Frame 1 (no input): blank canvas, image omitted
Frame 60 (no input): blank canvas, image omitted
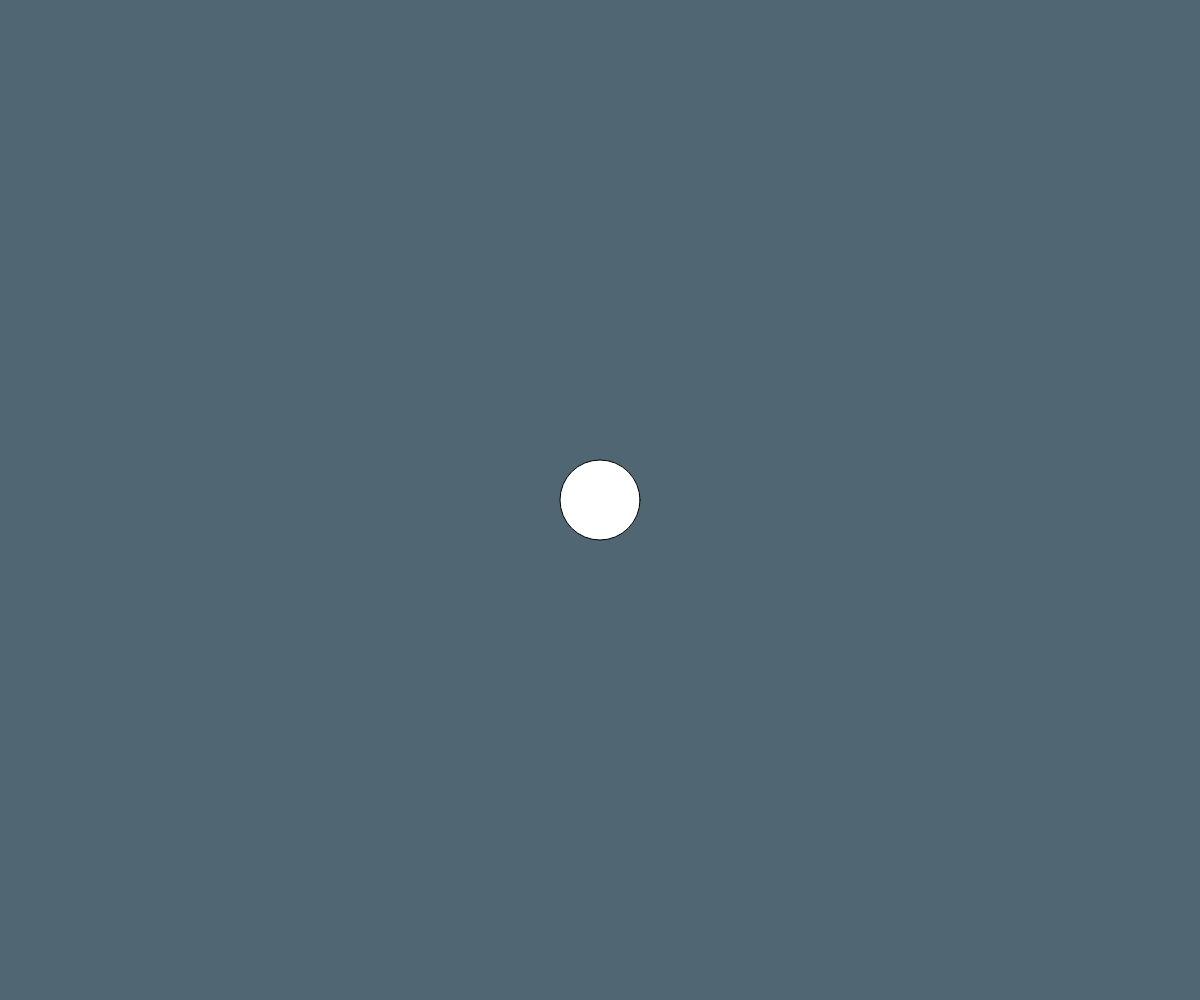
Frame 120 (the mouse pressed at the canvas centre since frame 60)

The p5.js sketch whose frames 1 and 60 were blank and that drew this single picture after the mouse press (run headless with seeded random() and noise() and a simulated clock; from frame 60 on, the mouse is pressed at the canvas centre):

// p5.js sketch
// ── sketch.js
/*
variables
conditions
boucles
*/

function preload() {
  
}

function setup() {
  createCanvas(windowWidth, windowHeight);
  colorMode(HSB);
}

function windowResized() {
  resizeCanvas(windowWidth, windowHeight);
}


function draw() {
  
  background(200,30,45);
  
   if (mouseIsPressed) { // une condition
    ellipse(mouseX, mouseY, 80, 80);
  } else {
    var x = 0; // une variable temporaire
    while ( x < mouseX ) { // une boucle
      ellipse(x,100,40,40);
      x = x+40;
    }
  }
  
}
